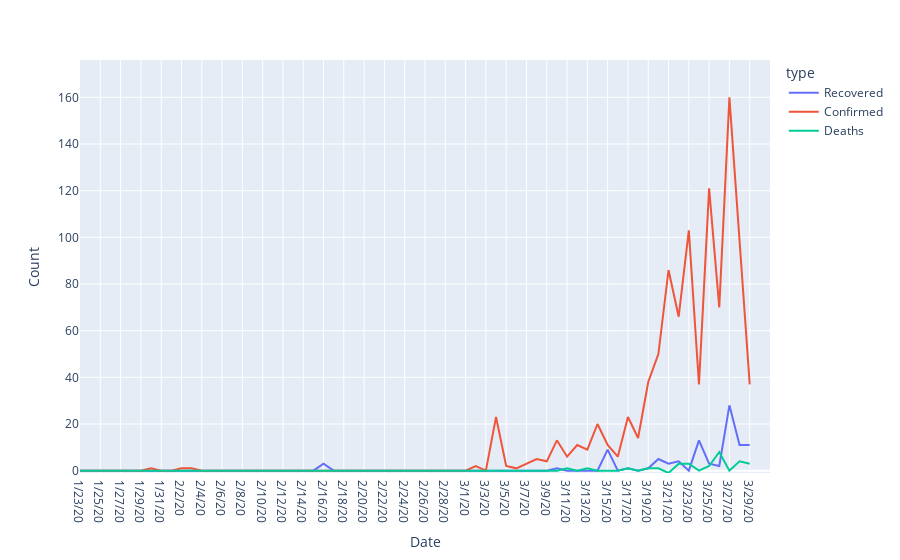
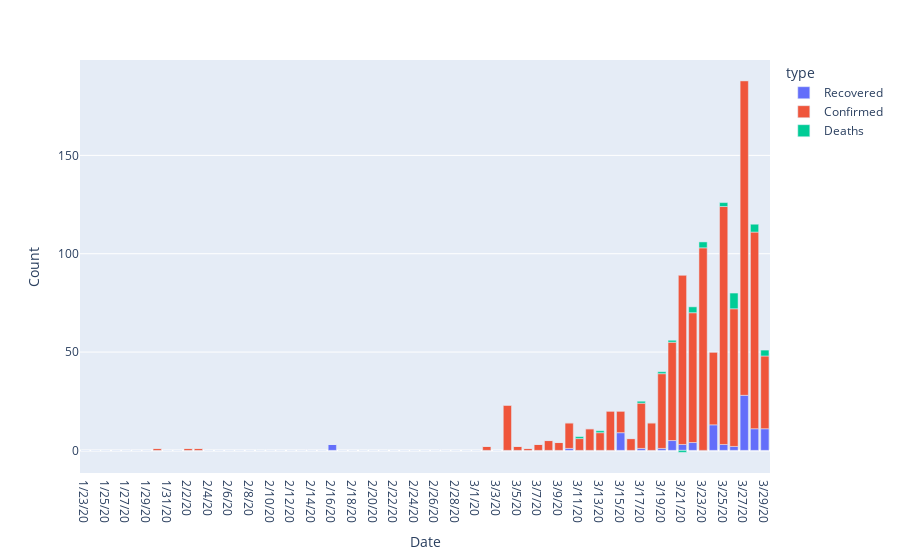
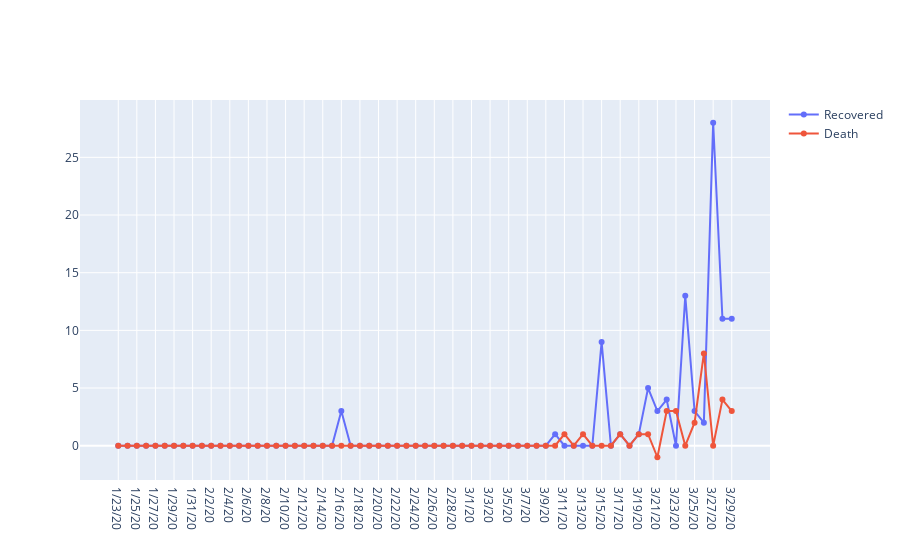

Notebook cell for these charts, in order:
### Code cell
df=getMergedDataForReport('India')
rf=getRecoveredDataForReport('India')
ddf=getDeathDataForReport('India')
fig = px.line(df, x='Date', y='Count',color='type',range_y=[-1,df['Count'].max()+(10*df['Count'].max()/100)],range_x=[0,df.shape[0]/3+1])
fig.show()
fig = px.bar(df, x='Date', y='Count',color='type')
fig.show()

fig = go.Figure()
fig.add_trace(go.Scatter(x=rf['Date'],y=rf['Count'],mode='lines+markers',
                    name='Recovered'))
fig.add_trace(go.Scatter(x=ddf['Date'],y=ddf['Count'],mode='lines+markers',
                    name='Death'))
# fig.update_layout(xaxis_type="log", yaxis_type="log")
fig.show()

# df=getMergedDataForReport('Canada')
# fig = px.line(df, x='Date', y='Count',color='type',range_y=[-1,df['Count'].max()+(10*df['Count'].max()/100)],range_x=[0,df.shape[0]/3+1])
# fig.show()
# fig = px.bar(df, x='Date', y='Count',color='type')
# fig.show()

# df=getMergedDataForReport('US')
# fig = px.line(df, x='Date', y='Count',color='type',range_y=[-1,df['Count'].max()+(10*df['Count'].max()/100)],range_x=[0,df.shape[0]/3+1])
# fig.show()
# fig = px.bar(df, x='Date', y='Count',color='type')
# fig.show()

### Figure 1 — Plotly figure (JSON) as saved in the notebook; plotly's stock layout.template omitted (floating-point values rounded to 4 significant figures)
{"data": [{"hoverlabel": {"namelength": 0}, "hovertemplate": "type=Recovered<br>Date=%{x}<br>Count=%{y}", "legendgroup": "Recovered", "line": {"color": "#636efa", "dash": "solid"}, "mode": "lines", "name": "Recovered", "showlegend": true, "type": "scatter", "x": ["1/23/20", "1/24/20", "1/25/20", "1/26/20", "1/27/20", "1/28/20", "1/29/20", "1/30/20", "1/31/20", "2/1/20", "2/2/20", "2/3/20", "2/4/20", "2/5/20", "2/6/20", "2/7/20", "2/8/20", "2/9/20", "2/10/20", "2/11/20", "2/12/20", "2/13/20", "2/14/20", "2/15/20", "2/16/20", "2/17/20", "2/18/20", "2/19/20", "2/20/20", "2/21/20", "2/22/20", "2/23/20", "2/24/20", "2/25/20", "2/26/20", "2/27/20", "2/28/20", "2/29/20", "3/1/20", "3/2/20", "3/3/20", "3/4/20", "3/5/20", "3/6/20", "3/7/20", "3/8/20", "3/9/20", "3/10/20", "3/11/20", "3/12/20", "3/13/20", "3/14/20", "3/15/20", "3/16/20", "3/17/20", "3/18/20", "3/19/20", "3/20/20", "3/21/20", "3/22/20", "3/23/20", "3/24/20", "3/25/20", "3/26/20", "3/27/20", "3/28/20", "3/29/20"], "xaxis": "x", "y": [0, 0, 0, 0, 0, 0, 0, 0, 0, 0, 0, 0, 0, 0, 0, 0, 0, 0, 0, 0, 0, 0, 0, 0, 3, 0, 0, 0, 0, 0, 0, 0, 0, 0, 0, 0, 0, 0, 0, 0, 0, 0, 0, 0, 0, 0, 0, 1, 0, 0, 0, 0, 9, 0, 1, 0, 1, 5, 3, 4, 0, 13, 3, 2, 28, 11, 11], "yaxis": "y"}, {"hoverlabel": {"namelength": 0}, "hovertemplate": "type=Confirmed<br>Date=%{x}<br>Count=%{y}", "legendgroup": "Confirmed", "line": {"color": "#EF553B", "dash": "solid"}, "mode": "lines", "name": "Confirmed", "showlegend": true, "type": "scatter", "x": ["1/23/20", "1/24/20", "1/25/20", "1/26/20", "1/27/20", "1/28/20", "1/29/20", "1/30/20", "1/31/20", "2/1/20", "2/2/20", "2/3/20", "2/4/20", "2/5/20", "2/6/20", "2/7/20", "2/8/20", "2/9/20", "2/10/20", "2/11/20", "2/12/20", "2/13/20", "2/14/20", "2/15/20", "2/16/20", "2/17/20", "2/18/20", "2/19/20", "2/20/20", "2/21/20", "2/22/20", "2/23/20", "2/24/20", "2/25/20", "2/26/20", "2/27/20", "2/28/20", "2/29/20", "3/1/20", "3/2/20", "3/3/20", "3/4/20", "3/5/20", "3/6/20", "3/7/20", "3/8/20", "3/9/20", "3/10/20", "3/11/20", "3/12/20", "3/13/20", "3/14/20", "3/15/20", "3/16/20", "3/17/20", "3/18/20", "3/19/20", "3/20/20", "3/21/20", "3/22/20", "3/23/20", "3/24/20", "3/25/20", "3/26/20", "3/27/20", "3/28/20", "3/29/20"], "xaxis": "x", "y": [0, 0, 0, 0, 0, 0, 0, 1, 0, 0, 1, 1, 0, 0, 0, 0, 0, 0, 0, 0, 0, 0, 0, 0, 0, 0, 0, 0, 0, 0, 0, 0, 0, 0, 0, 0, 0, 0, 0, 2, 0, 23, 2, 1, 3, 5, 4, 13, 6, 11, 9, 20, 11, 6, 23, 14, 38, 50, 86, 66, 103, 37, 121, 70, 160, 100, 37], "yaxis": "y"}, {"hoverlabel": {"namelength": 0}, "hovertemplate": "type=Deaths<br>Date=%{x}<br>Count=%{y}", "legendgroup": "Deaths", "line": {"color": "#00cc96", "dash": "solid"}, "mode": "lines", "name": "Deaths", "showlegend": true, "type": "scatter", "x": ["1/23/20", "1/24/20", "1/25/20", "1/26/20", "1/27/20", "1/28/20", "1/29/20", "1/30/20", "1/31/20", "2/1/20", "2/2/20", "2/3/20", "2/4/20", "2/5/20", "2/6/20", "2/7/20", "2/8/20", "2/9/20", "2/10/20", "2/11/20", "2/12/20", "2/13/20", "2/14/20", "2/15/20", "2/16/20", "2/17/20", "2/18/20", "2/19/20", "2/20/20", "2/21/20", "2/22/20", "2/23/20", "2/24/20", "2/25/20", "2/26/20", "2/27/20", "2/28/20", "2/29/20", "3/1/20", "3/2/20", "3/3/20", "3/4/20", "3/5/20", "3/6/20", "3/7/20", "3/8/20", "3/9/20", "3/10/20", "3/11/20", "3/12/20", "3/13/20", "3/14/20", "3/15/20", "3/16/20", "3/17/20", "3/18/20", "3/19/20", "3/20/20", "3/21/20", "3/22/20", "3/23/20", "3/24/20", "3/25/20", "3/26/20", "3/27/20", "3/28/20", "3/29/20"], "xaxis": "x", "y": [0, 0, 0, 0, 0, 0, 0, 0, 0, 0, 0, 0, 0, 0, 0, 0, 0, 0, 0, 0, 0, 0, 0, 0, 0, 0, 0, 0, 0, 0, 0, 0, 0, 0, 0, 0, 0, 0, 0, 0, 0, 0, 0, 0, 0, 0, 0, 0, 1, 0, 1, 0, 0, 0, 1, 0, 1, 1, -1, 3, 3, 0, 2, 8, 0, 4, 3], "yaxis": "y"}], "layout": {"legend": {"title": {"text": "type"}, "tracegroupgap": 0}, "margin": {"t": 60}, "xaxis": {"anchor": "y", "domain": [0, 1], "range": [0, 68], "title": {"text": "Date"}}, "yaxis": {"anchor": "x", "domain": [0, 1], "range": [-1, 176], "title": {"text": "Count"}}}}

### Figure 2 — Plotly figure (JSON) as saved in the notebook; plotly's stock layout.template omitted (floating-point values rounded to 4 significant figures)
{"data": [{"alignmentgroup": "True", "hoverlabel": {"namelength": 0}, "hovertemplate": "type=Recovered<br>Date=%{x}<br>Count=%{y}", "legendgroup": "Recovered", "marker": {"color": "#636efa"}, "name": "Recovered", "offsetgroup": "Recovered", "orientation": "v", "showlegend": true, "textposition": "auto", "type": "bar", "x": ["1/23/20", "1/24/20", "1/25/20", "1/26/20", "1/27/20", "1/28/20", "1/29/20", "1/30/20", "1/31/20", "2/1/20", "2/2/20", "2/3/20", "2/4/20", "2/5/20", "2/6/20", "2/7/20", "2/8/20", "2/9/20", "2/10/20", "2/11/20", "2/12/20", "2/13/20", "2/14/20", "2/15/20", "2/16/20", "2/17/20", "2/18/20", "2/19/20", "2/20/20", "2/21/20", "2/22/20", "2/23/20", "2/24/20", "2/25/20", "2/26/20", "2/27/20", "2/28/20", "2/29/20", "3/1/20", "3/2/20", "3/3/20", "3/4/20", "3/5/20", "3/6/20", "3/7/20", "3/8/20", "3/9/20", "3/10/20", "3/11/20", "3/12/20", "3/13/20", "3/14/20", "3/15/20", "3/16/20", "3/17/20", "3/18/20", "3/19/20", "3/20/20", "3/21/20", "3/22/20", "3/23/20", "3/24/20", "3/25/20", "3/26/20", "3/27/20", "3/28/20", "3/29/20"], "xaxis": "x", "y": [0, 0, 0, 0, 0, 0, 0, 0, 0, 0, 0, 0, 0, 0, 0, 0, 0, 0, 0, 0, 0, 0, 0, 0, 3, 0, 0, 0, 0, 0, 0, 0, 0, 0, 0, 0, 0, 0, 0, 0, 0, 0, 0, 0, 0, 0, 0, 1, 0, 0, 0, 0, 9, 0, 1, 0, 1, 5, 3, 4, 0, 13, 3, 2, 28, 11, 11], "yaxis": "y"}, {"alignmentgroup": "True", "hoverlabel": {"namelength": 0}, "hovertemplate": "type=Confirmed<br>Date=%{x}<br>Count=%{y}", "legendgroup": "Confirmed", "marker": {"color": "#EF553B"}, "name": "Confirmed", "offsetgroup": "Confirmed", "orientation": "v", "showlegend": true, "textposition": "auto", "type": "bar", "x": ["1/23/20", "1/24/20", "1/25/20", "1/26/20", "1/27/20", "1/28/20", "1/29/20", "1/30/20", "1/31/20", "2/1/20", "2/2/20", "2/3/20", "2/4/20", "2/5/20", "2/6/20", "2/7/20", "2/8/20", "2/9/20", "2/10/20", "2/11/20", "2/12/20", "2/13/20", "2/14/20", "2/15/20", "2/16/20", "2/17/20", "2/18/20", "2/19/20", "2/20/20", "2/21/20", "2/22/20", "2/23/20", "2/24/20", "2/25/20", "2/26/20", "2/27/20", "2/28/20", "2/29/20", "3/1/20", "3/2/20", "3/3/20", "3/4/20", "3/5/20", "3/6/20", "3/7/20", "3/8/20", "3/9/20", "3/10/20", "3/11/20", "3/12/20", "3/13/20", "3/14/20", "3/15/20", "3/16/20", "3/17/20", "3/18/20", "3/19/20", "3/20/20", "3/21/20", "3/22/20", "3/23/20", "3/24/20", "3/25/20", "3/26/20", "3/27/20", "3/28/20", "3/29/20"], "xaxis": "x", "y": [0, 0, 0, 0, 0, 0, 0, 1, 0, 0, 1, 1, 0, 0, 0, 0, 0, 0, 0, 0, 0, 0, 0, 0, 0, 0, 0, 0, 0, 0, 0, 0, 0, 0, 0, 0, 0, 0, 0, 2, 0, 23, 2, 1, 3, 5, 4, 13, 6, 11, 9, 20, 11, 6, 23, 14, 38, 50, 86, 66, 103, 37, 121, 70, 160, 100, 37], "yaxis": "y"}, {"alignmentgroup": "True", "hoverlabel": {"namelength": 0}, "hovertemplate": "type=Deaths<br>Date=%{x}<br>Count=%{y}", "legendgroup": "Deaths", "marker": {"color": "#00cc96"}, "name": "Deaths", "offsetgroup": "Deaths", "orientation": "v", "showlegend": true, "textposition": "auto", "type": "bar", "x": ["1/23/20", "1/24/20", "1/25/20", "1/26/20", "1/27/20", "1/28/20", "1/29/20", "1/30/20", "1/31/20", "2/1/20", "2/2/20", "2/3/20", "2/4/20", "2/5/20", "2/6/20", "2/7/20", "2/8/20", "2/9/20", "2/10/20", "2/11/20", "2/12/20", "2/13/20", "2/14/20", "2/15/20", "2/16/20", "2/17/20", "2/18/20", "2/19/20", "2/20/20", "2/21/20", "2/22/20", "2/23/20", "2/24/20", "2/25/20", "2/26/20", "2/27/20", "2/28/20", "2/29/20", "3/1/20", "3/2/20", "3/3/20", "3/4/20", "3/5/20", "3/6/20", "3/7/20", "3/8/20", "3/9/20", "3/10/20", "3/11/20", "3/12/20", "3/13/20", "3/14/20", "3/15/20", "3/16/20", "3/17/20", "3/18/20", "3/19/20", "3/20/20", "3/21/20", "3/22/20", "3/23/20", "3/24/20", "3/25/20", "3/26/20", "3/27/20", "3/28/20", "3/29/20"], "xaxis": "x", "y": [0, 0, 0, 0, 0, 0, 0, 0, 0, 0, 0, 0, 0, 0, 0, 0, 0, 0, 0, 0, 0, 0, 0, 0, 0, 0, 0, 0, 0, 0, 0, 0, 0, 0, 0, 0, 0, 0, 0, 0, 0, 0, 0, 0, 0, 0, 0, 0, 1, 0, 1, 0, 0, 0, 1, 0, 1, 1, -1, 3, 3, 0, 2, 8, 0, 4, 3], "yaxis": "y"}], "layout": {"barmode": "relative", "legend": {"title": {"text": "type"}, "tracegroupgap": 0}, "margin": {"t": 60}, "xaxis": {"anchor": "y", "domain": [0, 1], "title": {"text": "Date"}}, "yaxis": {"anchor": "x", "domain": [0, 1], "title": {"text": "Count"}}}}

### Figure 3 — Plotly figure (JSON) as saved in the notebook; plotly's stock layout.template omitted (floating-point values rounded to 4 significant figures)
{"data": [{"mode": "lines+markers", "name": "Recovered", "type": "scatter", "x": ["1/23/20", "1/24/20", "1/25/20", "1/26/20", "1/27/20", "1/28/20", "1/29/20", "1/30/20", "1/31/20", "2/1/20", "2/2/20", "2/3/20", "2/4/20", "2/5/20", "2/6/20", "2/7/20", "2/8/20", "2/9/20", "2/10/20", "2/11/20", "2/12/20", "2/13/20", "2/14/20", "2/15/20", "2/16/20", "2/17/20", "2/18/20", "2/19/20", "2/20/20", "2/21/20", "2/22/20", "2/23/20", "2/24/20", "2/25/20", "2/26/20", "2/27/20", "2/28/20", "2/29/20", "3/1/20", "3/2/20", "3/3/20", "3/4/20", "3/5/20", "3/6/20", "3/7/20", "3/8/20", "3/9/20", "3/10/20", "3/11/20", "3/12/20", "3/13/20", "3/14/20", "3/15/20", "3/16/20", "3/17/20", "3/18/20", "3/19/20", "3/20/20", "3/21/20", "3/22/20", "3/23/20", "3/24/20", "3/25/20", "3/26/20", "3/27/20", "3/28/20", "3/29/20"], "y": [0, 0, 0, 0, 0, 0, 0, 0, 0, 0, 0, 0, 0, 0, 0, 0, 0, 0, 0, 0, 0, 0, 0, 0, 3, 0, 0, 0, 0, 0, 0, 0, 0, 0, 0, 0, 0, 0, 0, 0, 0, 0, 0, 0, 0, 0, 0, 1, 0, 0, 0, 0, 9, 0, 1, 0, 1, 5, 3, 4, 0, 13, 3, 2, 28, 11, 11]}, {"mode": "lines+markers", "name": "Death", "type": "scatter", "x": ["1/23/20", "1/24/20", "1/25/20", "1/26/20", "1/27/20", "1/28/20", "1/29/20", "1/30/20", "1/31/20", "2/1/20", "2/2/20", "2/3/20", "2/4/20", "2/5/20", "2/6/20", "2/7/20", "2/8/20", "2/9/20", "2/10/20", "2/11/20", "2/12/20", "2/13/20", "2/14/20", "2/15/20", "2/16/20", "2/17/20", "2/18/20", "2/19/20", "2/20/20", "2/21/20", "2/22/20", "2/23/20", "2/24/20", "2/25/20", "2/26/20", "2/27/20", "2/28/20", "2/29/20", "3/1/20", "3/2/20", "3/3/20", "3/4/20", "3/5/20", "3/6/20", "3/7/20", "3/8/20", "3/9/20", "3/10/20", "3/11/20", "3/12/20", "3/13/20", "3/14/20", "3/15/20", "3/16/20", "3/17/20", "3/18/20", "3/19/20", "3/20/20", "3/21/20", "3/22/20", "3/23/20", "3/24/20", "3/25/20", "3/26/20", "3/27/20", "3/28/20", "3/29/20"], "y": [0, 0, 0, 0, 0, 0, 0, 0, 0, 0, 0, 0, 0, 0, 0, 0, 0, 0, 0, 0, 0, 0, 0, 0, 0, 0, 0, 0, 0, 0, 0, 0, 0, 0, 0, 0, 0, 0, 0, 0, 0, 0, 0, 0, 0, 0, 0, 0, 1, 0, 1, 0, 0, 0, 1, 0, 1, 1, -1, 3, 3, 0, 2, 8, 0, 4, 3]}], "layout": {}}
